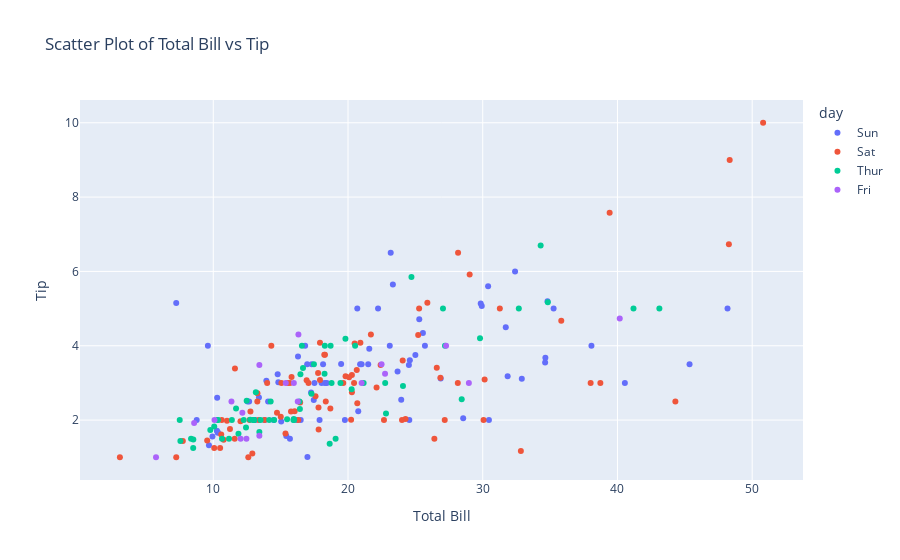

The notebook cell saved with this chart:
### Code cell
# Scatter Plot: Relationship between total bill and tip
fig3 = px.scatter(df, x='total_bill', y='tip', 
                  title="Scatter Plot of Total Bill vs Tip", 
                  labels={'total_bill': 'Total Bill', 'tip': 'Tip'},
                  color='day')
fig3.show()

### Figure 1 — Plotly figure (JSON) as saved in the notebook; plotly's stock layout.template omitted (floating-point values rounded to 4 significant figures)
{"data": [{"hovertemplate": "day=Sun<br>Total Bill=%{x}<br>Tip=%{y}<extra></extra>", "legendgroup": "Sun", "marker": {"color": "#636efa", "symbol": "circle"}, "mode": "markers", "name": "Sun", "orientation": "v", "showlegend": true, "type": "scatter", "x": [16.99, 10.34, 21.01, 23.68, 24.59, 25.29, 8.77, 26.88, 15.04, 14.78, 10.27, 35.26, 15.42, 18.43, 14.83, 21.58, 10.33, 16.29, 16.97, 17.46, 13.94, 9.68, 30.4, 18.29, 22.23, 32.4, 28.55, 18.04, 12.54, 10.29, 34.81, 9.94, 25.56, 19.49, 38.07, 23.95, 25.71, 17.31, 29.93, 14.07, 13.13, 17.26, 24.55, 19.77, 29.85, 48.17, 25, 13.39, 16.49, 21.5, 12.66, 16.21, 13.81, 17.51, 24.52, 20.76, 31.71, 7.25, 31.85, 16.82, 32.9, 17.89, 14.48, 9.6, 34.63, 34.65, 23.33, 45.35, 23.17, 40.55, 20.69, 20.9, 30.46, 18.15, 23.1, 15.69], "xaxis": "x", "y": [1.01, 1.66, 3.5, 3.31, 3.61, 4.71, 2, 3.12, 1.96, 3.23, 1.71, 5, 1.57, 3, 3.02, 3.92, 1.67, 3.71, 3.5, 2.54, 3.06, 1.32, 5.6, 3, 5, 6, 2.05, 3, 2.5, 2.6, 5.2, 1.56, 4.34, 3.51, 4, 2.55, 4, 3.5, 5.07, 2.5, 2, 2.74, 2, 2, 5.14, 5, 3.75, 2.61, 2, 3.5, 2.5, 2, 2, 3, 3.48, 2.24, 4.5, 5.15, 3.18, 4, 3.11, 2, 2, 4, 3.55, 3.68, 5.65, 3.5, 6.5, 3, 5, 3.5, 2, 3.5, 4, 1.5], "yaxis": "y"}, {"hovertemplate": "day=Sat<br>Total Bill=%{x}<br>Tip=%{y}<extra></extra>", "legendgroup": "Sat", "marker": {"color": "#EF553B", "symbol": "circle"}, "mode": "markers", "name": "Sat", "orientation": "v", "showlegend": true, "type": "scatter", "x": [20.65, 17.92, 20.29, 15.77, 39.42, 19.82, 17.81, 13.37, 12.69, 21.7, 19.65, 9.55, 18.35, 15.06, 20.69, 17.78, 24.06, 16.31, 16.93, 18.69, 31.27, 16.04, 38.01, 26.41, 11.24, 48.27, 20.29, 13.81, 11.02, 18.29, 17.59, 20.08, 16.45, 3.07, 20.23, 15.01, 12.02, 17.07, 26.86, 25.28, 14.73, 10.51, 17.92, 44.3, 22.42, 20.92, 15.36, 20.49, 25.21, 18.24, 14.31, 14, 7.25, 10.59, 10.63, 50.81, 15.81, 26.59, 38.73, 24.27, 12.76, 30.06, 25.89, 48.33, 13.27, 28.17, 12.9, 28.15, 11.59, 7.74, 30.14, 20.45, 13.28, 22.12, 24.01, 15.69, 11.61, 10.77, 15.53, 10.07, 12.6, 32.83, 35.83, 29.03, 27.18, 22.67, 17.82], "xaxis": "x", "y": [3.35, 4.08, 2.75, 2.23, 7.58, 3.18, 2.34, 2, 2, 4.3, 3, 1.45, 2.5, 3, 2.45, 3.27, 3.6, 2, 3.07, 2.31, 5, 2.24, 3, 1.5, 1.76, 6.73, 3.21, 2, 1.98, 3.76, 2.64, 3.15, 2.47, 1, 2.01, 2.09, 1.97, 3, 3.14, 5, 2.2, 1.25, 3.08, 2.5, 3.48, 4.08, 1.64, 4.06, 4.29, 3.76, 4, 3, 1, 1.61, 2, 10, 3.16, 3.41, 3, 2.03, 2.23, 2, 5.16, 9, 2.5, 6.5, 1.1, 3, 1.5, 1.44, 3.09, 3, 2.72, 2.88, 2, 3, 3.39, 1.47, 3, 1.25, 1, 1.17, 4.67, 5.92, 2, 2, 1.75], "yaxis": "y"}, {"hovertemplate": "day=Thur<br>Total Bill=%{x}<br>Tip=%{y}<extra></extra>", "legendgroup": "Thur", "marker": {"color": "#00cc96", "symbol": "circle"}, "mode": "markers", "name": "Thur", "orientation": "v", "showlegend": true, "type": "scatter", "x": [27.2, 22.76, 17.29, 19.44, 16.66, 10.07, 32.68, 15.98, 34.83, 13.03, 18.28, 24.71, 21.16, 10.65, 12.43, 24.08, 11.69, 13.42, 14.26, 15.95, 12.48, 29.8, 8.52, 14.52, 11.38, 22.82, 19.08, 20.27, 11.17, 12.26, 18.26, 8.51, 10.33, 14.15, 16, 13.16, 17.47, 34.3, 41.19, 27.05, 16.43, 8.35, 18.64, 11.87, 9.78, 7.51, 19.81, 28.44, 15.48, 16.58, 7.56, 10.34, 43.11, 13, 13.51, 18.71, 12.74, 13, 16.4, 20.53, 16.47, 18.78], "xaxis": "x", "y": [4, 3, 2.71, 3, 3.4, 1.83, 5, 2.03, 5.17, 2, 4, 5.85, 3, 1.5, 1.8, 2.92, 2.31, 1.68, 2.5, 2, 2.52, 4.2, 1.48, 2, 2, 2.18, 1.5, 2.83, 1.5, 2, 3.25, 1.25, 2, 2, 2, 2.75, 3.5, 6.7, 5, 5, 2.3, 1.5, 1.36, 1.63, 1.73, 2, 4.19, 2.56, 2.02, 4, 1.44, 2, 5, 2, 2, 4, 2.01, 2, 2.5, 4, 3.23, 3], "yaxis": "y"}, {"hovertemplate": "day=Fri<br>Total Bill=%{x}<br>Tip=%{y}<extra></extra>", "legendgroup": "Fri", "marker": {"color": "#ab63fa", "symbol": "circle"}, "mode": "markers", "name": "Fri", "orientation": "v", "showlegend": true, "type": "scatter", "x": [28.97, 22.49, 5.75, 16.32, 22.75, 40.17, 27.28, 12.03, 21.01, 12.46, 11.35, 15.38, 12.16, 13.42, 8.58, 15.98, 13.42, 16.27, 10.09], "xaxis": "x", "y": [3, 3.5, 1, 4.3, 3.25, 4.73, 4, 1.5, 3, 1.5, 2.5, 3, 2.2, 3.48, 1.92, 3, 1.58, 2.5, 2], "yaxis": "y"}], "layout": {"legend": {"title": {"text": "day"}, "tracegroupgap": 0}, "title": {"text": "Scatter Plot of Total Bill vs Tip"}, "xaxis": {"anchor": "y", "domain": [0, 1], "title": {"text": "Total Bill"}}, "yaxis": {"anchor": "x", "domain": [0, 1], "title": {"text": "Tip"}}}}
